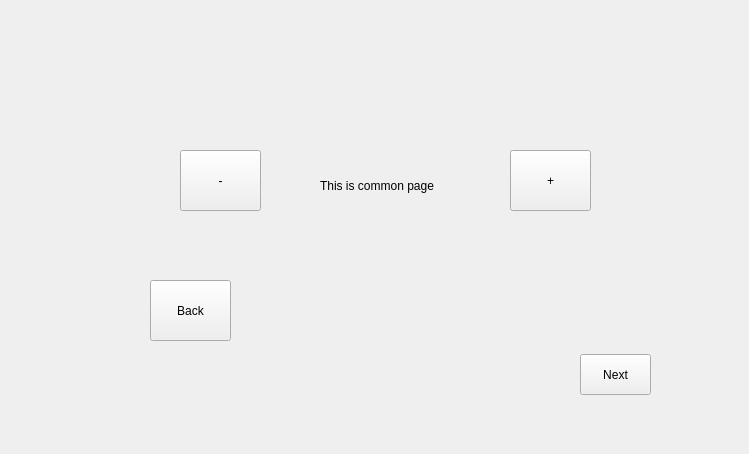
<?xml version="1.0" encoding="UTF-8"?>
<ui version="4.0">
 <class>CommonScreen</class>
 <widget class="QWidget" name="CommonScreen">
  <property name="geometry">
   <rect>
    <x>0</x>
    <y>0</y>
    <width>749</width>
    <height>454</height>
   </rect>
  </property>
  <property name="windowTitle">
   <string>Form</string>
  </property>
  <widget class="QPushButton" name="pushButton">
   <property name="geometry">
    <rect>
     <x>510</x>
     <y>150</y>
     <width>81</width>
     <height>61</height>
    </rect>
   </property>
   <property name="text">
    <string>+</string>
   </property>
  </widget>
  <widget class="QPushButton" name="pushButton_2">
   <property name="geometry">
    <rect>
     <x>580</x>
     <y>354</y>
     <width>71</width>
     <height>41</height>
    </rect>
   </property>
   <property name="text">
    <string>Next</string>
   </property>
  </widget>
  <widget class="QPushButton" name="pushButton_3">
   <property name="geometry">
    <rect>
     <x>180</x>
     <y>150</y>
     <width>81</width>
     <height>61</height>
    </rect>
   </property>
   <property name="text">
    <string>-</string>
   </property>
  </widget>
  <widget class="QLabel" name="label">
   <property name="geometry">
    <rect>
     <x>320</x>
     <y>170</y>
     <width>151</width>
     <height>31</height>
    </rect>
   </property>
   <property name="text">
    <string>This is common page</string>
   </property>
  </widget>
  <widget class="QPushButton" name="pushButton_4">
   <property name="geometry">
    <rect>
     <x>150</x>
     <y>280</y>
     <width>81</width>
     <height>61</height>
    </rect>
   </property>
   <property name="text">
    <string>Back</string>
   </property>
  </widget>
 </widget>
 <resources/>
 <connections/>
</ui>
